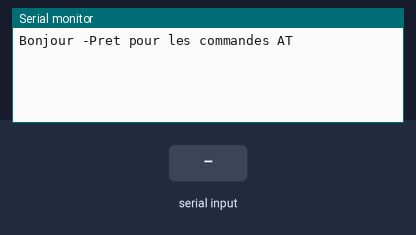
Simulated run of this sketch. Board: Arduino Uno, built with avr-gcc and run on an emulated ATmega328P. Parts: the last lines printed to the serial monitor. The test bench sets the inputs (shaded band).

Above: at 1.2 s.
1.3 s: "1" received over the second serial link
At 2.5 s:
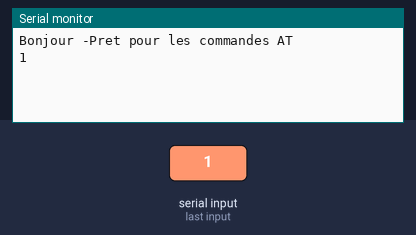
2.8 s: "0" received over the second serial link
At 3.9 s:
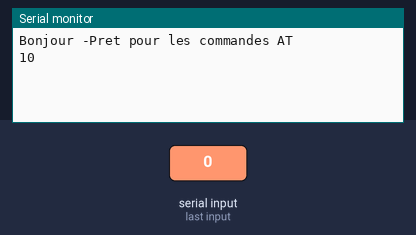

Measured:
- after the input at 1.3 s, the serial monitor: prints a new line at once (image 1)
- after the input at 2.8 s, the serial monitor: prints a new line at once (image 2)

The sketch:

at_commades.ino
```cpp
#include <SoftwareSerial.h>

int TX=10;
int RX=11;

SoftwareSerial blueT(RX,TX);

void setup(){
  Serial.begin(9600);
  Serial.println("Bonjour -Pret pour les commandes AT");
  blueT.begin(9600);
}

void loop(){
  while (blueT.available()) {
    Serial.print(char(blueT.read())); }
  while (Serial.available()) {
    blueT.write(char(Serial.read())); }
}
```
